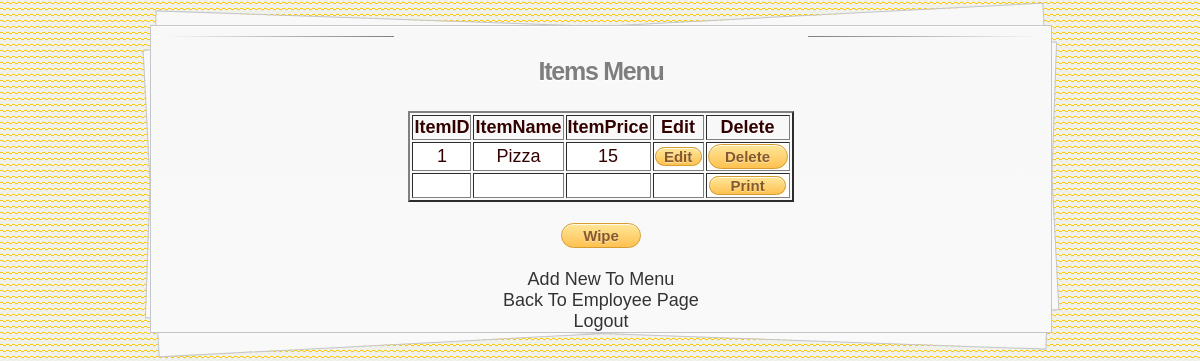
Page /ItemsMenu.php (signed in) on the committed database.
### tables this page shows
CREATE TABLE IF NOT EXISTS `Menu` (
`ItemID` int(11) NOT NULL,
  `ItemName` varchar(15) NOT NULL,
  `ItemPrice` double NOT NULL
);

### ItemsMenu.php (the view, shortened to what this page needs)
 <!DOCTYPE html>
 <html lang="en">
<head>
<link rel="stylesheet" type="text/css" href="css/TableStyle.css" />
</head>
<body bgcolor="#dcdddf">
<div class="container">
	<section id="content">
		<div>
        <h1>Items Menu</h1>
<?php
include ('Connection.php');
$result = @mysqli_query($Conn,"SELECT * FROM Menu");
echo "<center><table  border='2' \>
<tr>
<th>ItemID</th>
<th>ItemName</th>
<th>ItemPrice</th>
<th>Edit</th>
<th>Delete</th>
</tr>";
while($row = mysqli_fetch_array($result)) {
  echo "<tr>";
  echo "<td>" . $row['ItemID'] . "</td>";
  echo "<td>" . $row['ItemName'] . "</td>";
  echo "<td>" . $row['ItemPrice'] . "</td>";
  echo "<td><a class='edit' href='EditItem.php?ItemID=".$row['ItemID']."&ItemName=".$row['ItemName']."&ItemPrice=". $row['ItemPrice']  ."' >&nbsp; Edit &nbsp;</a></td>";
  echo "<td><form action='' method='post'><input type='hidden' id='ItemID' name='ItemID' value=" . $row['ItemID'] . " /> <input type='submit' name='formDelete' id='formDelete' value='Delete' /></form> </td>";
  echo "</tr>";
}
echo"<tr><td><td><td><td><td><a href='PrintMenu.php' target='_blank' >&nbsp;&nbsp;&nbsp&nbsp;&nbsp;Print&nbsp;&nbsp;&nbsp;&nbsp;&nbsp;</a></td></td></td></td></td></tr>";
echo "</table>";
?>
<br>
   <form name="WipeForm" method="post" action="">
<input type='submit' name='Wipe' id='Wipe' value='Wipe' />
   </form>
<br>
 </div>
<div> <a style="color:#333" href="AddItem.php">Add New To Menu</a>
     </div>
    <div> <a style="color:#333" href="EmpPage.php">Back To Employee Page</a>
     </div>
     <div>
     <a style="color:#333" href="Emplogout.php">Logout</a>
    </div>
	</section>
</div>
</body>
</html>

### ItemsMenu.php (style rules this page uses)
.edit { color:#F93; text-decoration: none ; }

### rows in the picture
menu: ItemID "1", ItemName "Pizza", ItemPrice "15"
